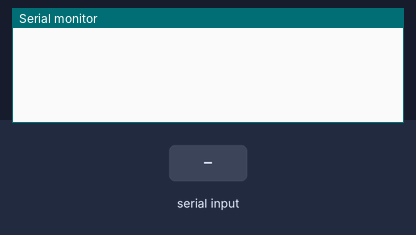
A sketch run on a simulated Arduino Uno, built with avr-gcc and run on an emulated ATmega328P. Parts: the last lines printed to the serial monitor. The test bench sets the inputs (shaded band).

Above: at 1.2 s.
1.3 s: "90,45\n" received over Serial
At 2.4 s:
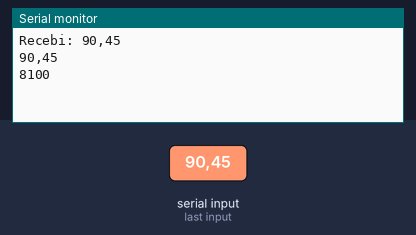
2.8 s: "5\n" received over Serial
At 4.2 s:
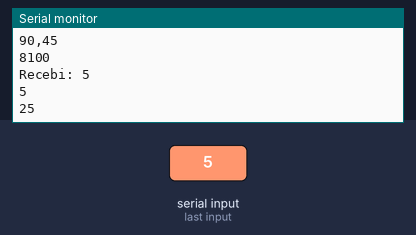

Measured:
- after the input at 1.3 s, the serial monitor: prints a new line after 0.06 s (image 1)
- after the input at 2.8 s, the serial monitor: prints a new line at once (image 2)

The sketch:

tura_devariavel_STRING_FUNCAO_IMPORTANTE_com_conversaodetipo.ino
```cpp
String recebido = "";

void setup() {

 Serial.begin(9600);
}

/**
 * Função que lê uma string da Serial
 * e retorna-a
 */
String leStringSerial(){
  String conteudo = "";
  char caractere;

  // Enquanto receber algo pela serial
  while(Serial.available() > 0) {
    // Lê byte da serial
    caractere = Serial.read();
    // Ignora caractere de quebra de linha
    if (caractere != '\n'){
      // Concatena valores
      conteudo.concat(caractere);
    }
    // Aguarda buffer serial ler próximo caractere
    delay(10);
  }

  Serial.print("Recebi: ");
  Serial.println(conteudo);

  return conteudo;
}

void loop() {
  // varialve x
  int x = 0;
  // Se receber algo pela serial
  if (Serial.available() > 0){
    // Lê toda string recebida
    recebido = leStringSerial();

    Serial.println(recebido);


  x = recebido.toInt();

  x= x * x;


    Serial.println(x);

}

}
```
